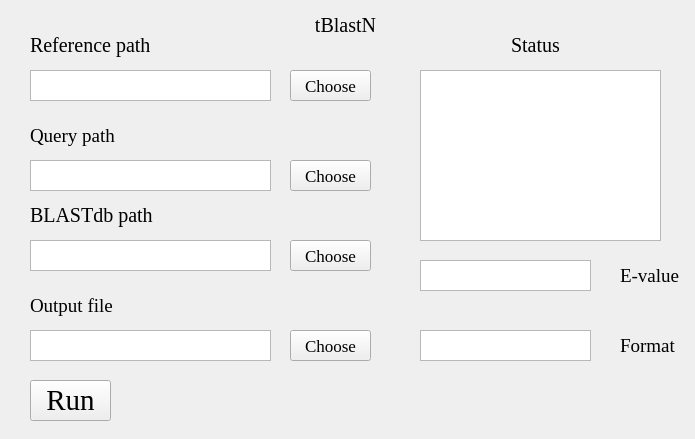
<?xml version="1.0" encoding="UTF-8"?>
<ui version="4.0">
 <class>Form</class>
 <widget class="QWidget" name="Form">
  <property name="geometry">
   <rect>
    <x>0</x>
    <y>0</y>
    <width>695</width>
    <height>439</height>
   </rect>
  </property>
  <property name="windowTitle">
   <string>Form</string>
  </property>
  <property name="styleSheet">
   <string notr="true">background-image: url(D:/Documents/Desktop/bb.png)</string>
  </property>
  <widget class="QLabel" name="label">
   <property name="geometry">
    <rect>
     <x>280</x>
     <y>10</y>
     <width>131</width>
     <height>31</height>
    </rect>
   </property>
   <property name="font">
    <font>
     <family>Times New Roman</family>
     <pointsize>15</pointsize>
    </font>
   </property>
   <property name="text">
    <string>tBlastN</string>
   </property>
   <property name="alignment">
    <set>Qt::AlignCenter</set>
   </property>
  </widget>
  <widget class="QLabel" name="label_2">
   <property name="geometry">
    <rect>
     <x>30</x>
     <y>30</y>
     <width>161</width>
     <height>31</height>
    </rect>
   </property>
   <property name="font">
    <font>
     <family>Times New Roman</family>
     <pointsize>15</pointsize>
    </font>
   </property>
   <property name="text">
    <string>Reference path</string>
   </property>
   <property name="alignment">
    <set>Qt::AlignLeading|Qt::AlignLeft|Qt::AlignVCenter</set>
   </property>
  </widget>
  <widget class="QTextBrowser" name="textBrowser">
   <property name="geometry">
    <rect>
     <x>420</x>
     <y>70</y>
     <width>241</width>
     <height>171</height>
    </rect>
   </property>
   <property name="styleSheet">
    <string notr="true">background-image: url(D:/Documents/Desktop/white.png)</string>
   </property>
  </widget>
  <widget class="QLabel" name="label_4">
   <property name="geometry">
    <rect>
     <x>480</x>
     <y>30</y>
     <width>111</width>
     <height>31</height>
    </rect>
   </property>
   <property name="font">
    <font>
     <family>Times New Roman</family>
     <pointsize>15</pointsize>
    </font>
   </property>
   <property name="text">
    <string>Status</string>
   </property>
   <property name="alignment">
    <set>Qt::AlignCenter</set>
   </property>
  </widget>
  <widget class="QTextBrowser" name="textBrowser_2">
   <property name="geometry">
    <rect>
     <x>30</x>
     <y>70</y>
     <width>241</width>
     <height>31</height>
    </rect>
   </property>
   <property name="styleSheet">
    <string notr="true">background-image: url(D:/Documents/Desktop/white.png)</string>
   </property>
  </widget>
  <widget class="QTextBrowser" name="textBrowser_3">
   <property name="geometry">
    <rect>
     <x>30</x>
     <y>160</y>
     <width>241</width>
     <height>31</height>
    </rect>
   </property>
   <property name="styleSheet">
    <string notr="true">background-image: url(D:/Documents/Desktop/white.png)</string>
   </property>
  </widget>
  <widget class="QPushButton" name="pushButton">
   <property name="geometry">
    <rect>
     <x>30</x>
     <y>380</y>
     <width>81</width>
     <height>41</height>
    </rect>
   </property>
   <property name="font">
    <font>
     <family>Times New Roman</family>
     <pointsize>22</pointsize>
    </font>
   </property>
   <property name="styleSheet">
    <string notr="true">background-image: url(D:/Documents/Desktop/white.png)</string>
   </property>
   <property name="text">
    <string>Run</string>
   </property>
  </widget>
  <widget class="QLabel" name="label_5">
   <property name="geometry">
    <rect>
     <x>30</x>
     <y>290</y>
     <width>161</width>
     <height>31</height>
    </rect>
   </property>
   <property name="font">
    <font>
     <family>Times New Roman</family>
     <pointsize>14</pointsize>
    </font>
   </property>
   <property name="text">
    <string>Output file</string>
   </property>
   <property name="alignment">
    <set>Qt::AlignLeading|Qt::AlignLeft|Qt::AlignVCenter</set>
   </property>
  </widget>
  <widget class="QLabel" name="label_6">
   <property name="geometry">
    <rect>
     <x>30</x>
     <y>200</y>
     <width>161</width>
     <height>31</height>
    </rect>
   </property>
   <property name="font">
    <font>
     <family>Times New Roman</family>
     <pointsize>15</pointsize>
    </font>
   </property>
   <property name="text">
    <string>BLASTdb path</string>
   </property>
   <property name="alignment">
    <set>Qt::AlignLeading|Qt::AlignLeft|Qt::AlignVCenter</set>
   </property>
  </widget>
  <widget class="QTextBrowser" name="textBrowser_4">
   <property name="geometry">
    <rect>
     <x>30</x>
     <y>240</y>
     <width>241</width>
     <height>31</height>
    </rect>
   </property>
   <property name="styleSheet">
    <string notr="true">background-image: url(D:/Documents/Desktop/white.png)</string>
   </property>
  </widget>
  <widget class="QTextBrowser" name="textBrowser_5">
   <property name="geometry">
    <rect>
     <x>30</x>
     <y>330</y>
     <width>241</width>
     <height>31</height>
    </rect>
   </property>
   <property name="styleSheet">
    <string notr="true">background-image: url(D:/Documents/Desktop/white.png)</string>
   </property>
  </widget>
  <widget class="QLabel" name="label_7">
   <property name="geometry">
    <rect>
     <x>30</x>
     <y>120</y>
     <width>161</width>
     <height>31</height>
    </rect>
   </property>
   <property name="font">
    <font>
     <family>Times New Roman</family>
     <pointsize>14</pointsize>
    </font>
   </property>
   <property name="text">
    <string>Query path</string>
   </property>
   <property name="alignment">
    <set>Qt::AlignLeading|Qt::AlignLeft|Qt::AlignVCenter</set>
   </property>
  </widget>
  <widget class="QPushButton" name="pushButton_2">
   <property name="geometry">
    <rect>
     <x>290</x>
     <y>70</y>
     <width>81</width>
     <height>31</height>
    </rect>
   </property>
   <property name="font">
    <font>
     <family>Times New Roman</family>
     <pointsize>13</pointsize>
    </font>
   </property>
   <property name="text">
    <string>Choose</string>
   </property>
  </widget>
  <widget class="QPushButton" name="pushButton_3">
   <property name="geometry">
    <rect>
     <x>290</x>
     <y>160</y>
     <width>81</width>
     <height>31</height>
    </rect>
   </property>
   <property name="font">
    <font>
     <family>Times New Roman</family>
     <pointsize>13</pointsize>
    </font>
   </property>
   <property name="text">
    <string>Choose</string>
   </property>
  </widget>
  <widget class="QPushButton" name="pushButton_4">
   <property name="geometry">
    <rect>
     <x>290</x>
     <y>240</y>
     <width>81</width>
     <height>31</height>
    </rect>
   </property>
   <property name="font">
    <font>
     <family>Times New Roman</family>
     <pointsize>13</pointsize>
    </font>
   </property>
   <property name="text">
    <string>Choose</string>
   </property>
  </widget>
  <widget class="QPushButton" name="pushButton_5">
   <property name="geometry">
    <rect>
     <x>290</x>
     <y>330</y>
     <width>81</width>
     <height>31</height>
    </rect>
   </property>
   <property name="font">
    <font>
     <family>Times New Roman</family>
     <pointsize>13</pointsize>
    </font>
   </property>
   <property name="text">
    <string>Choose</string>
   </property>
  </widget>
  <widget class="QTextEdit" name="textEdit">
   <property name="geometry">
    <rect>
     <x>420</x>
     <y>260</y>
     <width>171</width>
     <height>31</height>
    </rect>
   </property>
   <property name="styleSheet">
    <string notr="true">background-image: url(D:/Documents/Desktop/white.png)</string>
   </property>
  </widget>
  <widget class="QLabel" name="label_8">
   <property name="geometry">
    <rect>
     <x>620</x>
     <y>260</y>
     <width>61</width>
     <height>31</height>
    </rect>
   </property>
   <property name="font">
    <font>
     <family>Times New Roman</family>
     <pointsize>14</pointsize>
    </font>
   </property>
   <property name="text">
    <string>E-value</string>
   </property>
   <property name="alignment">
    <set>Qt::AlignLeading|Qt::AlignLeft|Qt::AlignVCenter</set>
   </property>
  </widget>
  <widget class="QLabel" name="label_9">
   <property name="geometry">
    <rect>
     <x>620</x>
     <y>330</y>
     <width>61</width>
     <height>31</height>
    </rect>
   </property>
   <property name="font">
    <font>
     <family>Times New Roman</family>
     <pointsize>14</pointsize>
    </font>
   </property>
   <property name="text">
    <string>Format</string>
   </property>
   <property name="alignment">
    <set>Qt::AlignLeading|Qt::AlignLeft|Qt::AlignVCenter</set>
   </property>
  </widget>
  <widget class="QTextEdit" name="textEdit_2">
   <property name="geometry">
    <rect>
     <x>420</x>
     <y>330</y>
     <width>171</width>
     <height>31</height>
    </rect>
   </property>
   <property name="styleSheet">
    <string notr="true">background-image: url(D:/Documents/Desktop/white.png)</string>
   </property>
  </widget>
 </widget>
 <resources/>
 <connections/>
</ui>
